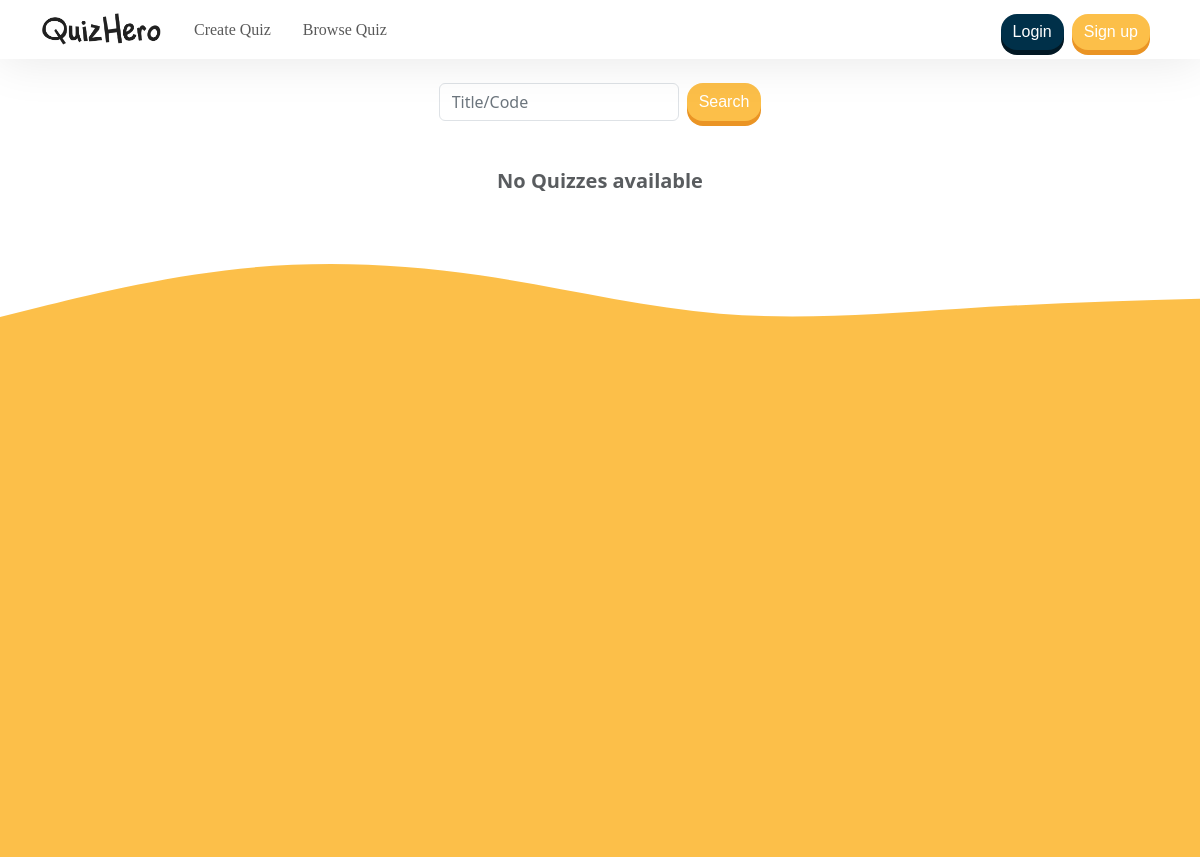
The app's page /List.php, older data.
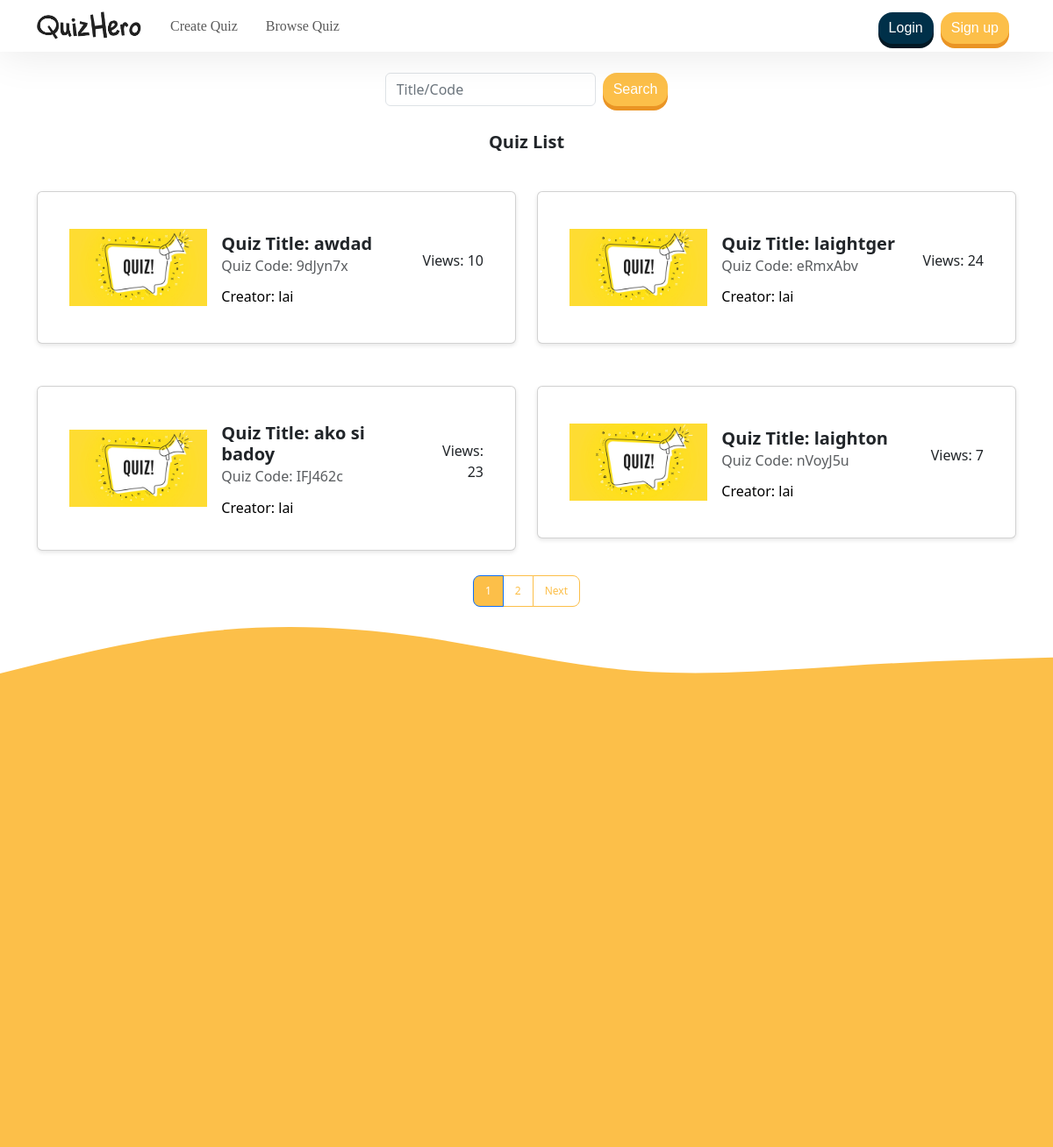
The same page, newer data.
### tables this page shows
CREATE TABLE `quizlisttable` (
  `code` varchar(7) NOT NULL,
  `title` varchar(255) NOT NULL,
  `thumbnail` varchar(255) NOT NULL,
  `accessibility` varchar(8) NOT NULL,
  `creator` varchar(255) NOT NULL,
  `views` int(11) DEFAULT 0,
  `max_attempts` int(8) NOT NULL
);

### List.php (the view, shortened to what this page needs)
<!DOCTYPE html>
<html lang="en">
<head>
    <link href="https://cdn.jsdelivr.net/npm/bootstrap@5.3.3/dist/css/bootstrap.min.css" rel="stylesheet">
</head>
<body>
    <?php
    $servername = 'localhost';
    $dbUsername = 'root';
    $dbPassword = '';
    $database_name = 'web';
    $conn = new mysqli($servername, $dbUsername, $dbPassword, $database_name);
    ?>
    <?php require('assets/php/head.inc.php'); ?>
    <?php include('assets/php/navbar.inc.php'); ?>
    <br>
    <form class="d-flex justify-content-center" role="search" method="post">
        <input class="form-control me-2" style="width: 15rem;" type="search" name="search" placeholder="Title/Code" aria-label="Search">
        <button class="btn btn-primary border-dark" type="submit">Search</button>
    </form>
    <?php
    $itemsPerPage = 4;
    $sql = "SELECT COUNT(*) as count FROM quizlisttable WHERE accessibility <> 'PRIVATE'";
    $result = $conn->query($sql);
    $row = $result->fetch_assoc();
    $totalItems = $row['count'];
    $totalPages = ceil($totalItems / $itemsPerPage);
    if (isset($_GET['page']) && is_numeric($_GET['page'])) {
        $currentPage = (int) $_GET['page'];
    } else {
        $currentPage = 1;
    }
    $offset = ($currentPage - 1) * $itemsPerPage;
    $sql = "SELECT * FROM quizlisttable WHERE accessibility != 'PRIVATE' LIMIT $itemsPerPage OFFSET $offset";
    $result = $conn->query($sql);
    if ($result->num_rows > 0) {
        echo '<br>';
        echo '<div class="d-flex justify-content-center"><h5 class="card-title text-dark">Quiz List</h5></div>';
        echo '<div class="container mt-4 text-center">';
        echo '<div class="row justify-content-center">';
        while ($row = $result->fetch_assoc()) {
            $thumbnailPath = 'assets/img/uploads/' . htmlspecialchars($row["thumbnail"]);
            if ($row["thumbnail"] === 'default_img.jpg' || !file_exists($thumbnailPath)) {
                $thumbnailPath = 'assets/img/uploads/default_img.jpg';
            }
            echo '<div class="col-lg-6 col-md-6 mb-2">';
            echo '<div class="card quiz-card" data-quiz-code="' . htmlspecialchars($row["code"]) . '">'
                . '<div class="card-body d-flex align-items-center">'
                . '<div class="col-6 col-md-5 col-lg-4  img-container me-3">'
                . '<img src="' . $thumbnailPath . '" alt="Quiz Thumbnail" class="img-fluid">'
                . '</div>'
                . '<div class="flex-grow-1 d-flex flex-column">'
                . '<h5 class="card-title">Quiz Title: ' . htmlspecialchars($row["title"]) . '</h5>'
                . '<h6 class="card-subtitle mb-2 text-muted">Quiz Code: ' . htmlspecialchars($row["code"]) . '</h6>'
                . '<p class="card-text">Creator: ' . htmlspecialchars($row["creator"]) . '</p>'
                . '</div>'
                . '<div class="ms-auto text-md-end">'
                . '<p class="views-text">Views: ' . htmlspecialchars($row["views"]) . '</p>'
                . '</div>'
                . '</div>'
                . '</div>';
            echo '</div>';
        }
        echo '</div>';
        echo '</div>';
    } else {
        echo '<div class="col-12">';
        echo '<div class=" text-center">'
            . ''
            . '<h5 class="card-title text-muted mt-5 mb-5">No Quizzes available</h5>'
            . ''
            . ''
            . '</div>';
        echo '</div>';
    }
    echo '<nav aria-label="page nav">';
    echo '<ul class="pagination pagination-lg">';
    for ($i = 1; $i <= $totalPages; $i++) {
        if ($i == $currentPage) {
            echo '<li class="page-item active" aria-current="page">';
            echo '<span class="page-link">' . $i . '</span>';
            echo '</li>';
        } else {
            echo '<li class="page-item"><a class="page-link" href="?page=' . $i . '">' . $i . '</a></li>';
        }
    }
    if ($currentPage < $totalPages) {
        echo '<li class="page-item"><a class="page-link" href="?page=' . ($currentPage + 1) . '">Next</a></li>';
    }
    echo '</ul>';
    echo '</nav>';
    ?>
    <div class="footer-content">
        <div>
            <img src="assets/img/icons/curve1.svg" alt="" style="display: block; width: 100%;">
        </div>
        <div style="background-color: #fcbf49; width: 200%; height: 500px;">
        </div>
    </div>
</body>
</html>

Row changes from the older to the newer data that the page shows:
added quizlisttable: thumbnail (placeholder picture), title "awdad", code "9dJyn7x", creator "lai", views "10"
added quizlisttable: thumbnail (placeholder picture), title "laightger", code "eRmxAbv", creator "lai", views "24"
added quizlisttable: thumbnail (placeholder picture), title "ako si badoy", code "IFJ462c", creator "lai", views "23"
added quizlisttable: thumbnail (placeholder picture), title "laighton", code "nVoyJ5u", creator "lai", views "7"
Text that changed along with them:
text no longer shown: "No Quizzes available"
text now shown: "Quiz List Next"
new list line: "1"
new list line: "2"
